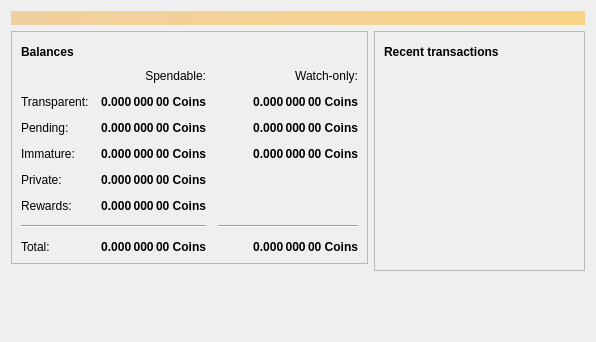
<?xml version="1.0" encoding="UTF-8"?>
<ui version="4.0">
 <class>OverviewPage</class>
 <widget class="QWidget" name="OverviewPage">
  <property name="geometry">
   <rect>
    <x>0</x>
    <y>0</y>
    <width>596</width>
    <height>342</height>
   </rect>
  </property>
  <property name="windowTitle">
   <string>Form</string>
  </property>
  <layout class="QVBoxLayout" name="topLayout">
   <item>
    <widget class="QLabel" name="labelAlerts">
     <property name="visible">
      <bool>false</bool>
     </property>
     <property name="styleSheet">
      <string notr="true">QLabel { background-color: qlineargradient(x1: 0, y1: 0, x2: 1, y2: 0, stop:0 #F0D0A0, stop:1 #F8D488); color:#000000; }</string>
     </property>
     <property name="wordWrap">
      <bool>true</bool>
     </property>
     <property name="margin">
      <number>3</number>
     </property>
     <property name="textInteractionFlags">
      <set>Qt::TextSelectableByMouse</set>
     </property>
    </widget>
   </item>
   <item>
    <layout class="QHBoxLayout" name="horizontalLayout" stretch="1,1">
     <item>
      <layout class="QVBoxLayout" name="verticalLayout_2">
       <item>
        <widget class="QFrame" name="frame">
         <property name="frameShape">
          <enum>QFrame::StyledPanel</enum>
         </property>
         <property name="frameShadow">
          <enum>QFrame::Raised</enum>
         </property>
         <layout class="QVBoxLayout" name="verticalLayout_4">
          <item>
           <layout class="QHBoxLayout" name="horizontalLayout_4">
            <item>
             <widget class="QLabel" name="label_6">
              <property name="font">
               <font>
                <weight>75</weight>
                <bold>true</bold>
               </font>
              </property>
              <property name="text">
               <string>Balances</string>
              </property>
             </widget>
            </item>
            <item>
             <widget class="QPushButton" name="labelWalletStatus">
              <property name="enabled">
               <bool>true</bool>
              </property>
              <property name="maximumSize">
               <size>
                <width>30</width>
                <height>16777215</height>
               </size>
              </property>
              <property name="toolTip">
               <string>The displayed information may be out of date. Your wallet automatically synchronizes with the Komodo network after a connection is established, but this process has not completed yet.</string>
              </property>
              <property name="text">
               <string/>
              </property>
              <property name="icon">
               <iconset resource="../komodo.qrc">
                <normaloff>:/icons/warning</normaloff>
                <disabledoff>:/icons/warning</disabledoff>:/icons/warning</iconset>
              </property>
              <property name="iconSize">
               <size>
                <width>24</width>
                <height>24</height>
               </size>
              </property>
              <property name="flat">
               <bool>true</bool>
              </property>
             </widget>
            </item>
            <item>
             <spacer name="horizontalSpacer_4">
              <property name="orientation">
               <enum>Qt::Horizontal</enum>
              </property>
              <property name="sizeHint" stdset="0">
               <size>
                <width>40</width>
                <height>20</height>
               </size>
              </property>
             </spacer>
            </item>
           </layout>
          </item>
          <item>
           <layout class="QGridLayout" name="gridLayout" rowstretch="0,0,0,0,0,0,0,0">
            <property name="spacing">
             <number>12</number>
            </property>
            <item row="7" column="0">
             <widget class="QLabel" name="labelTotalText">
              <property name="text">
               <string>Total:</string>
              </property>
             </widget>
            </item>
            <item row="7" column="1">
             <widget class="QLabel" name="labelTotal">
              <property name="font">
               <font>
                <weight>75</weight>
                <bold>true</bold>
               </font>
              </property>
              <property name="cursor">
               <cursorShape>IBeamCursor</cursorShape>
              </property>
              <property name="toolTip">
               <string>Your current total balance</string>
              </property>
              <property name="text">
               <string notr="true">0.000 000 00 Coins</string>
              </property>
              <property name="alignment">
               <set>Qt::AlignRight|Qt::AlignTrailing|Qt::AlignVCenter</set>
              </property>
              <property name="textInteractionFlags">
               <set>Qt::LinksAccessibleByMouse|Qt::TextSelectableByKeyboard|Qt::TextSelectableByMouse</set>
              </property>
             </widget>
            </item>
            <item row="1" column="2">
             <widget class="QLabel" name="labelWatchAvailable">
              <property name="font">
               <font>
                <weight>75</weight>
                <bold>true</bold>
               </font>
              </property>
              <property name="cursor">
               <cursorShape>IBeamCursor</cursorShape>
              </property>
              <property name="toolTip">
               <string>Your current balance in watch-only addresses</string>
              </property>
              <property name="text">
               <string notr="true">0.000 000 00 Coins</string>
              </property>
              <property name="alignment">
               <set>Qt::AlignRight|Qt::AlignTrailing|Qt::AlignVCenter</set>
              </property>
              <property name="textInteractionFlags">
               <set>Qt::LinksAccessibleByMouse|Qt::TextSelectableByKeyboard|Qt::TextSelectableByMouse</set>
              </property>
             </widget>
            </item>
            <item row="2" column="2">
             <widget class="QLabel" name="labelWatchPending">
              <property name="font">
               <font>
                <weight>75</weight>
                <bold>true</bold>
               </font>
              </property>
              <property name="cursor">
               <cursorShape>IBeamCursor</cursorShape>
              </property>
              <property name="toolTip">
               <string>Unconfirmed transactions to watch-only addresses</string>
              </property>
              <property name="text">
               <string notr="true">0.000 000 00 Coins</string>
              </property>
              <property name="alignment">
               <set>Qt::AlignRight|Qt::AlignTrailing|Qt::AlignVCenter</set>
              </property>
              <property name="textInteractionFlags">
               <set>Qt::LinksAccessibleByMouse|Qt::TextSelectableByKeyboard|Qt::TextSelectableByMouse</set>
              </property>
             </widget>
            </item>
            <item row="3" column="2">
             <widget class="QLabel" name="labelWatchImmature">
              <property name="font">
               <font>
                <weight>75</weight>
                <bold>true</bold>
               </font>
              </property>
              <property name="cursor">
               <cursorShape>IBeamCursor</cursorShape>
              </property>
              <property name="toolTip">
               <string>Mined balance in watch-only addresses that has not yet matured</string>
              </property>
              <property name="text">
               <string notr="true">0.000 000 00 Coins</string>
              </property>
              <property name="alignment">
               <set>Qt::AlignRight|Qt::AlignTrailing|Qt::AlignVCenter</set>
              </property>
              <property name="textInteractionFlags">
               <set>Qt::LinksAccessibleByMouse|Qt::TextSelectableByKeyboard|Qt::TextSelectableByMouse</set>
              </property>
             </widget>
            </item>
            <item row="6" column="0" colspan="2">
             <widget class="Line" name="line">
              <property name="orientation">
               <enum>Qt::Horizontal</enum>
              </property>
             </widget>
            </item>
            <item row="2" column="1">
             <widget class="QLabel" name="labelUnconfirmed">
              <property name="font">
               <font>
                <weight>75</weight>
                <bold>true</bold>
               </font>
              </property>
              <property name="cursor">
               <cursorShape>IBeamCursor</cursorShape>
              </property>
              <property name="toolTip">
               <string>Total of transactions that have yet to be confirmed, and do not yet count toward the spendable balance</string>
              </property>
              <property name="text">
               <string notr="true">0.000 000 00 Coins</string>
              </property>
              <property name="alignment">
               <set>Qt::AlignRight|Qt::AlignTrailing|Qt::AlignVCenter</set>
              </property>
              <property name="textInteractionFlags">
               <set>Qt::LinksAccessibleByMouse|Qt::TextSelectableByKeyboard|Qt::TextSelectableByMouse</set>
              </property>
             </widget>
            </item>
            <item row="6" column="2">
             <widget class="Line" name="lineWatchBalance">
              <property name="sizePolicy">
               <sizepolicy hsizetype="Preferred" vsizetype="Fixed">
                <horstretch>0</horstretch>
                <verstretch>0</verstretch>
               </sizepolicy>
              </property>
              <property name="minimumSize">
               <size>
                <width>140</width>
                <height>0</height>
               </size>
              </property>
              <property name="orientation">
               <enum>Qt::Horizontal</enum>
              </property>
             </widget>
            </item>
            <item row="3" column="0">
             <widget class="QLabel" name="labelImmatureText">
              <property name="text">
               <string>Immature:</string>
              </property>
             </widget>
            </item>
            <item row="3" column="1">
             <widget class="QLabel" name="labelImmature">
              <property name="font">
               <font>
                <weight>75</weight>
                <bold>true</bold>
               </font>
              </property>
              <property name="cursor">
               <cursorShape>IBeamCursor</cursorShape>
              </property>
              <property name="toolTip">
               <string>Mined balance that has not yet matured</string>
              </property>
              <property name="text">
               <string notr="true">0.000 000 00 Coins</string>
              </property>
              <property name="alignment">
               <set>Qt::AlignRight|Qt::AlignTrailing|Qt::AlignVCenter</set>
              </property>
              <property name="textInteractionFlags">
               <set>Qt::LinksAccessibleByMouse|Qt::TextSelectableByKeyboard|Qt::TextSelectableByMouse</set>
              </property>
             </widget>
            </item>
            <item row="7" column="2">
             <widget class="QLabel" name="labelWatchTotal">
              <property name="font">
               <font>
                <weight>75</weight>
                <bold>true</bold>
               </font>
              </property>
              <property name="cursor">
               <cursorShape>IBeamCursor</cursorShape>
              </property>
              <property name="toolTip">
               <string>Current total balance in watch-only addresses</string>
              </property>
              <property name="text">
               <string notr="true">0.000 000 00 Coins</string>
              </property>
              <property name="alignment">
               <set>Qt::AlignRight|Qt::AlignTrailing|Qt::AlignVCenter</set>
              </property>
              <property name="textInteractionFlags">
               <set>Qt::LinksAccessibleByMouse|Qt::TextSelectableByKeyboard|Qt::TextSelectableByMouse</set>
              </property>
             </widget>
            </item>
            <item row="0" column="2">
             <widget class="QLabel" name="labelWatchonly">
              <property name="text">
               <string>Watch-only:</string>
              </property>
              <property name="alignment">
               <set>Qt::AlignRight|Qt::AlignTrailing|Qt::AlignVCenter</set>
              </property>
             </widget>
            </item>
            <item row="1" column="0">
             <widget class="QLabel" name="labelBalanceText">
              <property name="text">
               <string>Transparent:</string>
              </property>
             </widget>
            </item>
            <item row="1" column="1">
             <widget class="QLabel" name="labelBalance">
              <property name="font">
               <font>
                <weight>75</weight>
                <bold>true</bold>
               </font>
              </property>
              <property name="cursor">
               <cursorShape>IBeamCursor</cursorShape>
              </property>
              <property name="toolTip">
               <string>Your current spendable balance</string>
              </property>
              <property name="text">
               <string notr="true">0.000 000 00 Coins</string>
              </property>
              <property name="alignment">
               <set>Qt::AlignRight|Qt::AlignTrailing|Qt::AlignVCenter</set>
              </property>
              <property name="textInteractionFlags">
               <set>Qt::LinksAccessibleByMouse|Qt::TextSelectableByKeyboard|Qt::TextSelectableByMouse</set>
              </property>
             </widget>
            </item>
            <item row="0" column="1">
             <widget class="QLabel" name="labelSpendable">
              <property name="text">
               <string>Spendable:</string>
              </property>
              <property name="alignment">
               <set>Qt::AlignRight|Qt::AlignTrailing|Qt::AlignVCenter</set>
              </property>
             </widget>
            </item>
            <item row="2" column="0">
             <widget class="QLabel" name="labelPendingText">
              <property name="text">
               <string>Pending:</string>
              </property>
              <property name="margin">
               <number>0</number>
              </property>
             </widget>
            </item>
            <item row="4" column="0">
             <widget class="QLabel" name="labelPrivateTotalText">
              <property name="mouseTracking">
               <bool>false</bool>
              </property>
              <property name="text">
               <string>Private:</string>
              </property>
              <property name="textFormat">
               <enum>Qt::AutoText</enum>
              </property>
             </widget>
            </item>
            <item row="4" column="1">
             <widget class="QLabel" name="labelPrivateBalance">
              <property name="font">
               <font>
                <weight>75</weight>
                <bold>true</bold>
               </font>
              </property>
              <property name="cursor">
               <cursorShape>IBeamCursor</cursorShape>
              </property>
              <property name="toolTip">
               <string>Your current private balance</string>
              </property>
              <property name="text">
               <string>0.000 000 00 Coins</string>
              </property>
              <property name="alignment">
               <set>Qt::AlignRight|Qt::AlignTrailing|Qt::AlignVCenter</set>
              </property>
              <property name="textInteractionFlags">
               <set>Qt::LinksAccessibleByMouse|Qt::TextSelectableByKeyboard|Qt::TextSelectableByMouse</set>
              </property>
             </widget>
            </item>
            <item row="2" column="3">
             <spacer name="horizontalSpacer_2">
              <property name="orientation">
               <enum>Qt::Horizontal</enum>
              </property>
              <property name="sizeType">
               <enum>QSizePolicy::Expanding</enum>
              </property>
              <property name="sizeHint" stdset="0">
               <size>
                <width>40</width>
                <height>13</height>
               </size>
              </property>
             </spacer>
            </item>
            <item row="5" column="1">
             <widget class="QLabel" name="labelInterestBalance">
              <property name="font">
               <font>
                <weight>75</weight>
                <bold>true</bold>
               </font>
              </property>
              <property name="cursor">
               <cursorShape>IBeamCursor</cursorShape>
              </property>
              <property name="toolTip">
               <string>Your current rewards (interest)</string>
              </property>
              <property name="text">
               <string>0.000 000 00 Coins</string>
              </property>
              <property name="alignment">
               <set>Qt::AlignRight|Qt::AlignTrailing|Qt::AlignVCenter</set>
              </property>
              <property name="textInteractionFlags">
               <set>Qt::LinksAccessibleByMouse|Qt::TextSelectableByKeyboard|Qt::TextSelectableByMouse</set>
              </property>
             </widget>
            </item>
            <item row="5" column="0">
             <widget class="QLabel" name="labelInterestTotalText">
              <property name="text">
               <string>Rewards:</string>
              </property>
             </widget>
            </item>
           </layout>
          </item>
         </layout>
        </widget>
       </item>
       <item>
        <spacer name="verticalSpacer">
         <property name="orientation">
          <enum>Qt::Vertical</enum>
         </property>
         <property name="sizeHint" stdset="0">
          <size>
           <width>20</width>
           <height>40</height>
          </size>
         </property>
        </spacer>
       </item>
      </layout>
     </item>
     <item>
      <layout class="QVBoxLayout" name="verticalLayout_3">
       <item>
        <widget class="QFrame" name="frame_2">
         <property name="frameShape">
          <enum>QFrame::StyledPanel</enum>
         </property>
         <property name="frameShadow">
          <enum>QFrame::Raised</enum>
         </property>
         <layout class="QVBoxLayout" name="verticalLayout">
          <item>
           <layout class="QHBoxLayout" name="horizontalLayout_2">
            <item>
             <widget class="QLabel" name="label_4">
              <property name="font">
               <font>
                <weight>75</weight>
                <bold>true</bold>
               </font>
              </property>
              <property name="text">
               <string>Recent transactions</string>
              </property>
             </widget>
            </item>
            <item>
             <widget class="QPushButton" name="labelTransactionsStatus">
              <property name="enabled">
               <bool>true</bool>
              </property>
              <property name="maximumSize">
               <size>
                <width>30</width>
                <height>16777215</height>
               </size>
              </property>
              <property name="toolTip">
               <string>The displayed information may be out of date. Your wallet automatically synchronizes with the Komodo network after a connection is established, but this process has not completed yet.</string>
              </property>
              <property name="text">
               <string/>
              </property>
              <property name="icon">
               <iconset resource="../komodo.qrc">
                <normaloff>:/icons/warning</normaloff>
                <disabledoff>:/icons/warning</disabledoff>:/icons/warning</iconset>
              </property>
              <property name="iconSize">
               <size>
                <width>24</width>
                <height>24</height>
               </size>
              </property>
              <property name="flat">
               <bool>true</bool>
              </property>
             </widget>
            </item>
            <item>
             <spacer name="horizontalSpacer">
              <property name="orientation">
               <enum>Qt::Horizontal</enum>
              </property>
              <property name="sizeHint" stdset="0">
               <size>
                <width>40</width>
                <height>20</height>
               </size>
              </property>
             </spacer>
            </item>
           </layout>
          </item>
          <item>
           <widget class="QListView" name="listTransactions">
            <property name="styleSheet">
             <string notr="true">QListView { background: transparent; }</string>
            </property>
            <property name="frameShape">
             <enum>QFrame::NoFrame</enum>
            </property>
            <property name="verticalScrollBarPolicy">
             <enum>Qt::ScrollBarAlwaysOff</enum>
            </property>
            <property name="horizontalScrollBarPolicy">
             <enum>Qt::ScrollBarAlwaysOff</enum>
            </property>
            <property name="selectionMode">
             <enum>QAbstractItemView::NoSelection</enum>
            </property>
           </widget>
          </item>
         </layout>
        </widget>
       </item>
       <item>
        <spacer name="verticalSpacer_2">
         <property name="orientation">
          <enum>Qt::Vertical</enum>
         </property>
         <property name="sizeHint" stdset="0">
          <size>
           <width>20</width>
           <height>40</height>
          </size>
         </property>
        </spacer>
       </item>
      </layout>
     </item>
    </layout>
   </item>
  </layout>
 </widget>
 <resources>
  <include location="../komodo.qrc"/>
 </resources>
 <connections/>
</ui>
